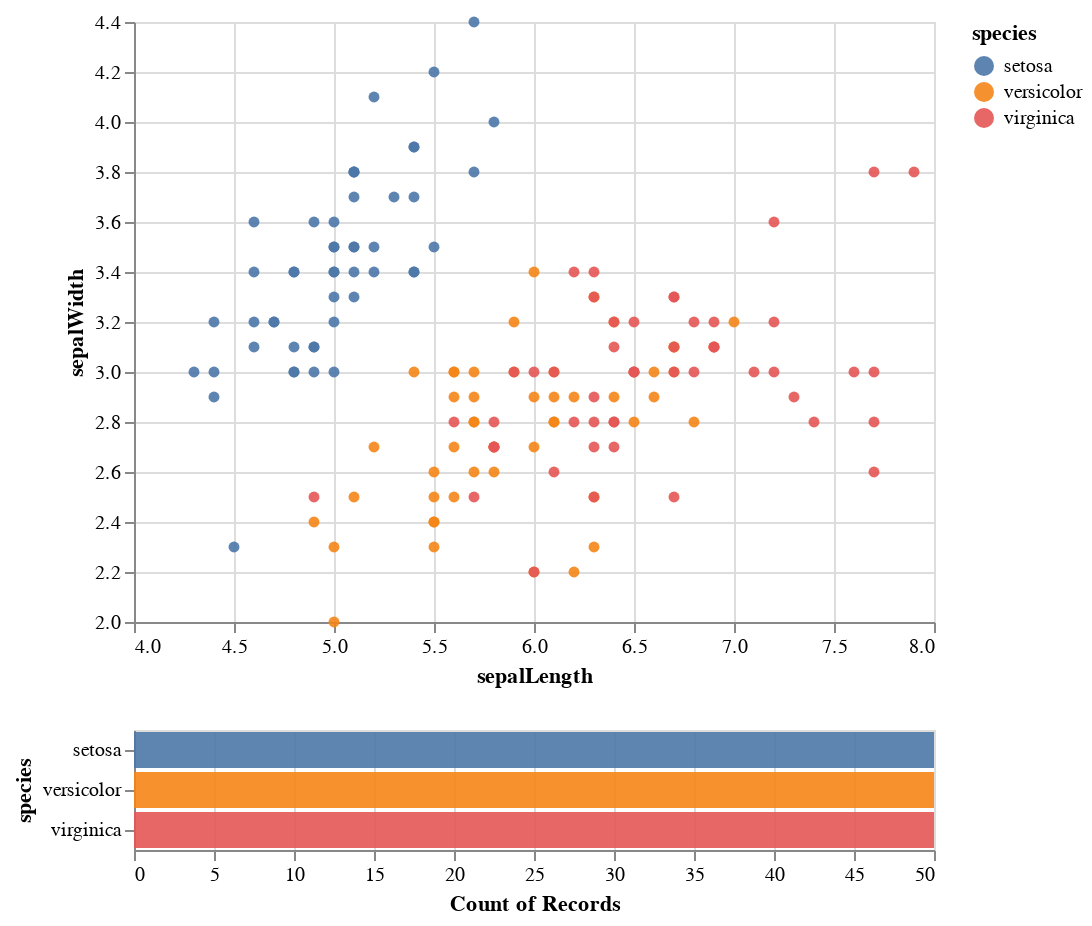

The notebook cell this image was saved under:
### Code cell
brush = alt.selection_interval()
click = alt.selection_multi(fields=['species'], 
                            bind='legend')
 
points = (alt.Chart(iris_data).mark_circle().encode(
    x=alt.X('sepalLength', scale=alt.Scale(zero=False)),
    y=alt.Y('sepalWidth', scale=alt.Scale(zero=False)),
    color=alt.condition(brush, 'species', 
                        alt.value('lightgray')),
    opacity=alt.condition(click, 
                          alt.value(0.9), alt.value(0.2)))
.add_selection(brush))

bars = (alt.Chart(iris_data).mark_bar().encode(
    x='count()',
    y='species',
    color='species',
    opacity=alt.condition(click, 
                          alt.value(0.9), alt.value(0.2))))

(points & bars).add_selection(click)

### Figure 1 — Vega-Lite specification as saved in the notebook (floating-point values rounded to 4 significant figures; data arrays with more than 128 entries replaced by an {"elided": "..."} marker saying what was removed)
{"config": {"view": {"continuousWidth": 400, "continuousHeight": 300}}, "vconcat": [{"mark": "circle", "encoding": {"color": {"condition": {"field": "species", "type": "nominal", "selection": "selector004"}, "value": "lightgray"}, "opacity": {"condition": {"value": 0.9, "selection": "selector005"}, "value": 0.2}, "x": {"field": "sepalLength", "scale": {"zero": false}, "type": "quantitative"}, "y": {"field": "sepalWidth", "scale": {"zero": false}, "type": "quantitative"}}, "selection": {"selector004": {"type": "interval"}, "selector005": {"type": "multi", "fields": ["species"], "bind": "legend"}}}, {"mark": "bar", "encoding": {"color": {"field": "species", "type": "nominal"}, "opacity": {"condition": {"value": 0.9, "selection": "selector005"}, "value": 0.2}, "x": {"aggregate": "count", "type": "quantitative"}, "y": {"field": "species", "type": "nominal"}}, "selection": {"selector005": {"type": "multi", "fields": ["species"], "bind": "legend"}}}], "data": {"name": "data-cb5f6f68883200d5e9a851f3ae4ae120"}, "$schema": "https://vega.github.io/schema/vega-lite/v4.17.0.json", "datasets": {"data-cb5f6f68883200d5e9a851f3ae4ae120": {"elided": "150 records"}}}
